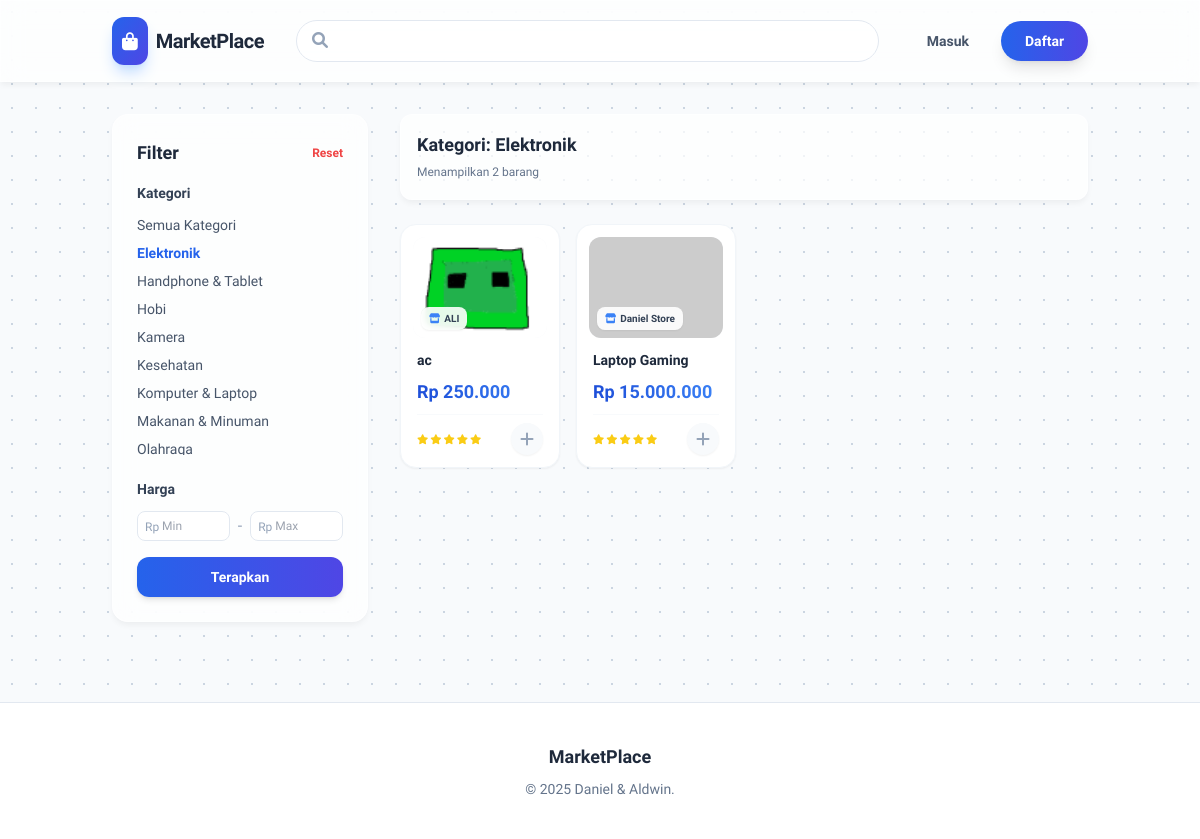
The page /views/browse.php?category=1 on the database its author committed.
### tables this page shows
CREATE TABLE `categories` (
  `id` int(11) NOT NULL,
  `nama_kategori` varchar(50) NOT NULL
);

CREATE TABLE `products` (
  `id` int(11) NOT NULL,
  `shop_id` int(11) NOT NULL,
  `category_id` int(11) NOT NULL,
  `nama_produk` varchar(100) NOT NULL,
  `deskripsi` text DEFAULT NULL,
  `harga` decimal(10,2) NOT NULL,
  `stok` int(11) NOT NULL,
  `gambar` varchar(255) DEFAULT NULL,
  `created_at` timestamp NOT NULL DEFAULT current_timestamp(),
  `terjual` int(11) DEFAULT 0
);

CREATE TABLE `shops` (
  `id` int(11) NOT NULL,
  `user_id` int(11) NOT NULL,
  `nama_toko` varchar(100) NOT NULL,
  `deskripsi_toko` text DEFAULT NULL,
  `alamat_toko` text DEFAULT NULL,
  `created_at` timestamp NOT NULL DEFAULT current_timestamp()
);

### Views/browse.php (the view, shortened to what the rows shown need)
<?php
$is_logged_in = isset($_SESSION['user_id']);
$role = $_SESSION['role'] ?? 'guest';
$user_id = $_SESSION['user_id'] ?? null;
if ($is_logged_in) {
    $database = new Database();
    $db = $database->getConnection();
    if ($role == 'member') {
        $query = "SELECT id FROM shops WHERE user_id = :uid LIMIT 1";
        $stmt = $db->prepare($query);
        $stmt->execute([':uid' => $user_id]);
        if ($stmt->rowCount() > 0) $has_shop = true;
    }
    $stmt_bal = $db->prepare("SELECT balance FROM users WHERE id = ?");
    $stmt_bal->execute([$user_id]);
    $nav_balance = $stmt_bal->fetchColumn() ?: 0;
} else {
    $database = new Database();
    $db = $database->getConnection();
}
$category_id = $_GET['category'] ?? null;
$search_query = $_GET['search'] ?? null;
$sql = "SELECT p.*, s.nama_toko, c.nama_kategori
        FROM products p
        JOIN shops s ON p.shop_id = s.id
        JOIN categories c ON p.category_id = c.id
        WHERE 1=1";
$params = [];
if ($category_id) {
    $sql .= " AND p.category_id = :cat_id";
    $params[':cat_id'] = $category_id;
}
$sql .= " ORDER BY p.created_at DESC";
$stmt = $db->prepare($sql);
$stmt->execute($params);
$products = $stmt->fetchAll(PDO::FETCH_ASSOC);
function renderProductCard($prod) {
    $is_out_of_stock = $prod['stok'] <= 0;
    $imgUrl = $prod['gambar'] ? '../assets/images/'.$prod['gambar'] : 'https://via.placeholder.com/300';
    $price = number_format($prod['harga'], 0, ',', '.');
    $linkStart = $is_out_of_stock ?
        '<div class="bg-white rounded-2xl p-3 border border-slate-100 shadow-sm opacity-60 cursor-not-allowed flex flex-col h-full relative">' :
        '<a href="detail.php?id='.$prod['id'].'" class="bg-white rounded-2xl p-3 border border-slate-100 shadow-sm hover:shadow-2xl hover:-translate-y-1 transition-all duration-300 ease-[cubic-bezier(0.16,1,0.3,1)] group cursor-pointer flex flex-col h-full relative overflow-hidden">';
    $linkEnd = $is_out_of_stock ? '</div>' : '</a>';
    $overlay = $is_out_of_stock ?
        '<div class="absolute inset-0 bg-black/50 flex items-center justify-center"><span class="text-white font-bold text-sm tracking-widest border-2 border-white px-2 py-1 rounded">HABIS</span></div>' :
        '<div class="absolute inset-0 bg-gradient-to-tr from-transparent via-white/30 to-transparent opacity-0 group-hover:opacity-100 transition duration-500 transform -translate-x-full group-hover:translate-x-full pointer-events-none z-10"></div>';
    $imgClass = $is_out_of_stock ? 'grayscale' : 'group-hover:scale-110';
    $titleClass = $is_out_of_stock ? '' : 'group-hover:text-blue-600';
    $btnClass = $is_out_of_stock ? 'bg-slate-100 text-slate-400' : 'bg-slate-50 text-slate-400 group-hover:bg-blue-600 group-hover:text-white';
    $icon = $is_out_of_stock ? 'fa-ban' : 'fa-plus';
    return "
    $linkStart
        $overlay
        <div class='aspect-[4/3] bg-slate-50 rounded-xl relative overflow-hidden mb-3'>
            <img src='$imgUrl' class='w-full h-full object-cover $imgClass transition duration-500'>
            <div class='absolute bottom-2 left-2 bg-white/90 backdrop-blur-sm px-2 py-1 rounded-lg text-[10px] font-bold text-slate-700 flex items-center gap-1 shadow-sm'>
                <i class='fas fa-store text-blue-500'></i> ".htmlspecialchars($prod['nama_toko'])."
            </div>
        </div>
        <div class='flex flex-col flex-grow px-1'>
            <h3 class='font-bold text-slate-800 text-sm line-clamp-2 mb-2 $titleClass transition'>
                ".htmlspecialchars($prod['nama_produk'])."
            </h3>
            <div class='mt-auto'>
                <p class='text-transparent bg-clip-text bg-gradient-to-r from-blue-700 to-blue-500 font-extrabold text-lg'>
                    Rp $price
                </p>
                <div class='flex items-center justify-between mt-2 pt-2 border-t border-slate-50'>
                    <div class='flex text-yellow-400 text-[10px] gap-0.5'>
                        <i class='fas fa-star'></i><i class='fas fa-star'></i><i class='fas fa-star'></i><i class='fas fa-star'></i><i class='fas fa-star'></i>
                    </div>
                    <div class='w-8 h-8 rounded-full flex items-center justify-center transition shadow-sm $btnClass'>
                        <i class='fas $icon'></i>
                    </div>
                </div>
            </div>
        </div>
    $linkEnd
    ";
}
$stmt_cat = $db->prepare("SELECT * FROM categories ORDER BY nama_kategori ASC");
$stmt_cat->execute();
$categories = $stmt_cat->fetchAll(PDO::FETCH_ASSOC);
?>
<!DOCTYPE html>
<html lang="id">
<head>
    <script src="https://cdn.tailwindcss.com"></script>
    <link rel="stylesheet" href="https://cdnjs.cloudflare.com/ajax/libs/font-awesome/6.0.0/css/all.min.css">
    <link rel="stylesheet" href="../assets/css/style.css">
</head>
<body class="text-slate-800 bg-slate-50 flex flex-col min-h-screen">
    <div class="container mx-auto px-4 sm:px-6 py-8 flex-grow">
        <div class="flex flex-col md:flex-row gap-8">
            <div class="w-full md:w-64 flex-shrink-0">
                <div class="glass rounded-2xl p-6 sticky top-24 animate-enter">
                    <div class="mb-6">
                        <div class="space-y-2 max-h-60 overflow-y-auto pr-2 custom-scrollbar">
                            <a href="browse.php<?php echo $search_query ? '?search='.$search_query : ''; ?>"
                               class="filter-link block text-sm <?php echo !$category_id ? 'text-blue-600 font-bold' : 'text-slate-600 hover:text-blue-600'; ?>">
                               Semua Kategori
                            </a>
                            <?php foreach($categories as $cat): ?>
                                <a href="browse.php?category=<?php echo $cat['id']; ?><?php echo $search_query ? '&search='.$search_query : ''; ?>"
                                   class="filter-link block text-sm <?php echo $category_id == $cat['id'] ? 'text-blue-600 font-bold' : 'text-slate-600 hover:text-blue-600'; ?>">
                                    <?php echo htmlspecialchars($cat['nama_kategori']); ?>
                                </a>
                            <?php endforeach; ?>
                        </div>
                    </div>
                </div>
            </div>
            <div class="flex-1 animate-enter" style="animation-delay: 0.2s">
                <div class="mb-6 flex items-center justify-between glass p-4 rounded-xl">
                    <div>
                        <h1 class="text-lg font-bold text-slate-800">
                            <?php
                                if($search_query) echo 'Hasil pencarian: "' . htmlspecialchars($search_query) . '"';
                                elseif($category_id) {
                                    $catName = "Kategori";
                                    foreach($categories as $c) { if($c['id'] == $category_id) $catName = $c['nama_kategori']; }
                                    echo 'Kategori: ' . htmlspecialchars($catName);
                                }
                                else echo 'Semua Produk';
                            ?>
                        </h1>
                        <span class="text-xs text-slate-500">Menampilkan <?php echo count($products); ?> barang</span>
                    </div>
                </div>
                <div id="productGrid" class="grid grid-cols-2 md:grid-cols-3 lg:grid-cols-4 gap-4">
                    <?php if(count($products) > 0): ?>
                        <?php foreach($products as $prod):
                            echo renderProductCard($prod);
                        endforeach; ?>
                    <?php endif; ?>
                </div>
            </div>
        </div>
    </div>
</body>
</html>

### rows shown on the page
categories: nama_kategori "Elektronik"
categories: nama_kategori "Handphone & Tablet"
categories: nama_kategori "Hobi"
categories: nama_kategori "Kamera"
categories: nama_kategori "Kesehatan"
categories: nama_kategori "Komputer & Laptop"
categories: nama_kategori "Makanan & Minuman"
categories: nama_kategori "Olahraga"
products: gambar (picture), shop.nama_toko "ALI", nama_produk "ac"
products: shop.nama_toko "Daniel Store", nama_produk "Laptop Gaming"

### other values the page prints
count($products) "2"
